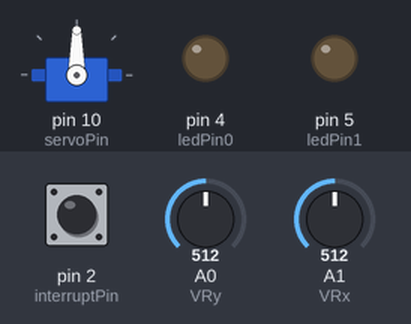
A sketch run on a simulated Arduino Uno, built with avr-gcc and run on an emulated ATmega328P. Shown: servo, output pins drawn as LEDs (lit = HIGH). The inputs (shaded band) are chosen by the test bench; at power-on: A0 (VRy) = 512, A1 (VRx) = 512, pin 2 (interruptPin) HIGH.

Above: at 1.2 s.
1.3 s: A0 (VRy) set to 716
At 2.4 s:
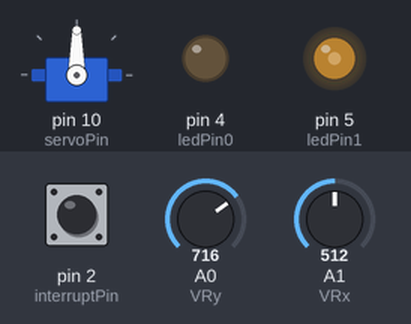
2.8 s: A1 (VRx) set to 716
At 3.8 s:
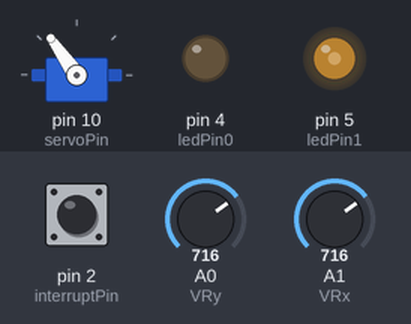
4.3 s: pin 2 (interruptPin) pulled LOW for 0.15 s
At 5.5 s:
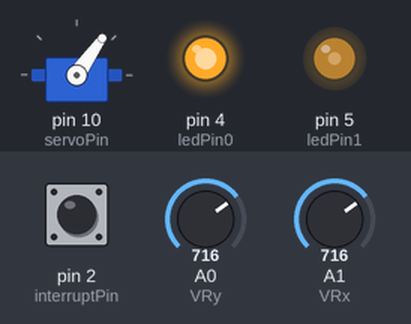
5.9 s: A0 (VRy) set to 900
At 7.1 s:
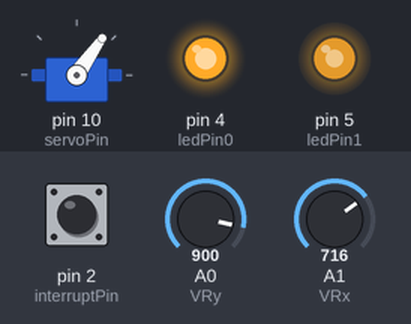
7.4 s: A1 (VRx) set to 900
At 8.2 s:
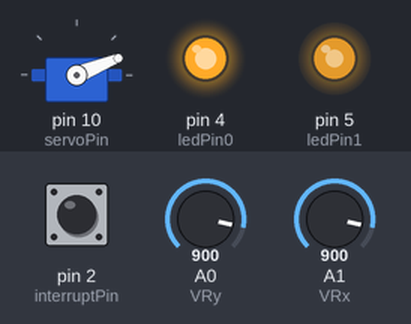
8.9 s: pin 2 (interruptPin) pulled LOW for 1 s
At 10.5 s:
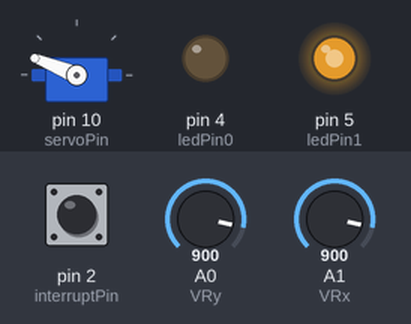
Timing chart, 0 to 12.0 s (numbered marks = the images above; inputs shaded):
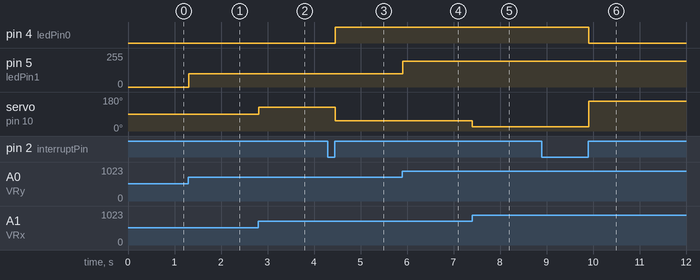

The sketch:

interrupciones_opcionb.ino
```cpp
/*
 Modificar el programa para que cada vez que se presiona el botón del Joystick se intercambie
 el sentido de rotación del Servo.
*/

#include <Servo.h>

Servo servo1;
const int servoPin = 10;
const byte interruptPin = 2;
volatile byte button = 0;
const int ledPin0 = 4;
const int ledPin1 = 5;
const int VRy = A0;
const int VRx = A1;
const int SW = 2;
int time_stamp = 0;

void setup() {
  servo1.attach(servoPin);
  pinMode(ledPin0, OUTPUT);
  pinMode(ledPin1, OUTPUT);
  pinMode(interruptPin, INPUT_PULLUP);
  attachInterrupt(digitalPinToInterrupt(interruptPin), click, RISING);
  pinMode(VRx, INPUT);
  pinMode(VRy, INPUT);
  pinMode(SW, INPUT_PULLUP);
}

void loop() {
  int xPosition = analogRead(VRx);
  int yPosition = analogRead(VRy);
  int SW_state = digitalRead(SW);
  int angulo1 = (map(xPosition, 0, 1023, 0, 180));

  if (button == 1) {
    digitalWrite(ledPin0, HIGH);
    angulo1 = (map(xPosition, 0, 1023, 180, 0));
  } else {
    digitalWrite(ledPin0, LOW);
  }

  servo1.write(angulo1);
  int brillo = map(yPosition, 0, 1023, -255, 255);
  analogWrite(ledPin1, abs(brillo));

  if (time_stamp > 0) {
    time_stamp = time_stamp - 1;
  }

  delay(10);

}

void click() {
  if (time_stamp == 0) {
    if (button == 0) {
      button = 1;
      time_stamp = 40;
    } else {
      button = 0;
      time_stamp = 40;
    }
  }
}
```

Measured:
- after the input at 1.3 s, pin 5 (ledPin1): 0/255 → 101/255 at once
- after the input at 2.8 s, servo on pin 10 (servoPin): 90° → 125° at once
- after the input at 4.3 s, pin 4 (ledPin0): LOW → HIGH after 0.15 s; servo on pin 10 (servoPin): 125° → 55° after 0.15 s
- after the input at 5.9 s, pin 5 (ledPin1): 101/255 → 193/255 at once
- after the input at 7.4 s, servo on pin 10 (servoPin): 55° → 22° at once
- after the input at 8.9 s, pin 4 (ledPin0): HIGH → LOW after 1.0 s; servo on pin 10 (servoPin): 22° → 158° after 1.0 s
